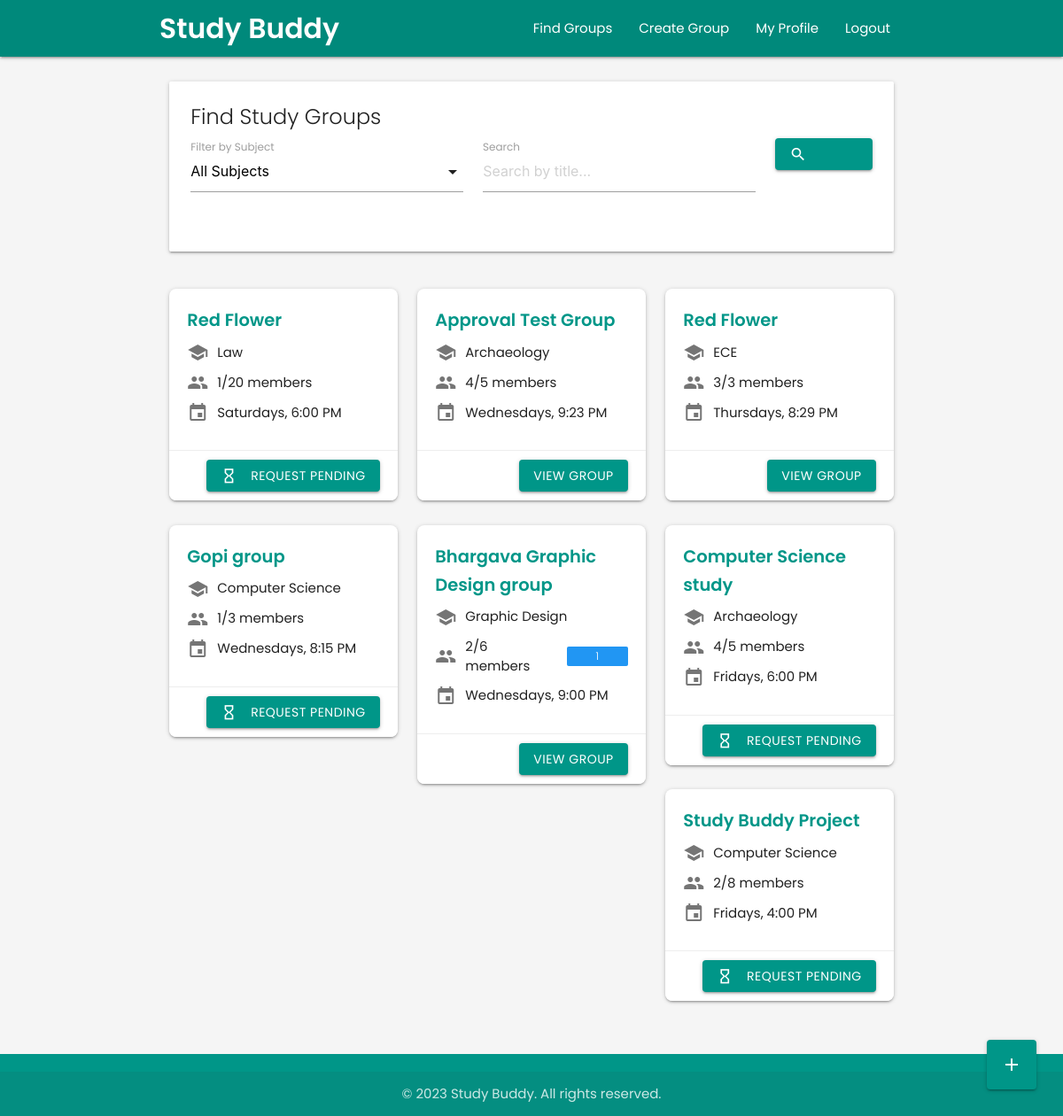
Before: /dashboard/dashboard (signed in) with the older database file.
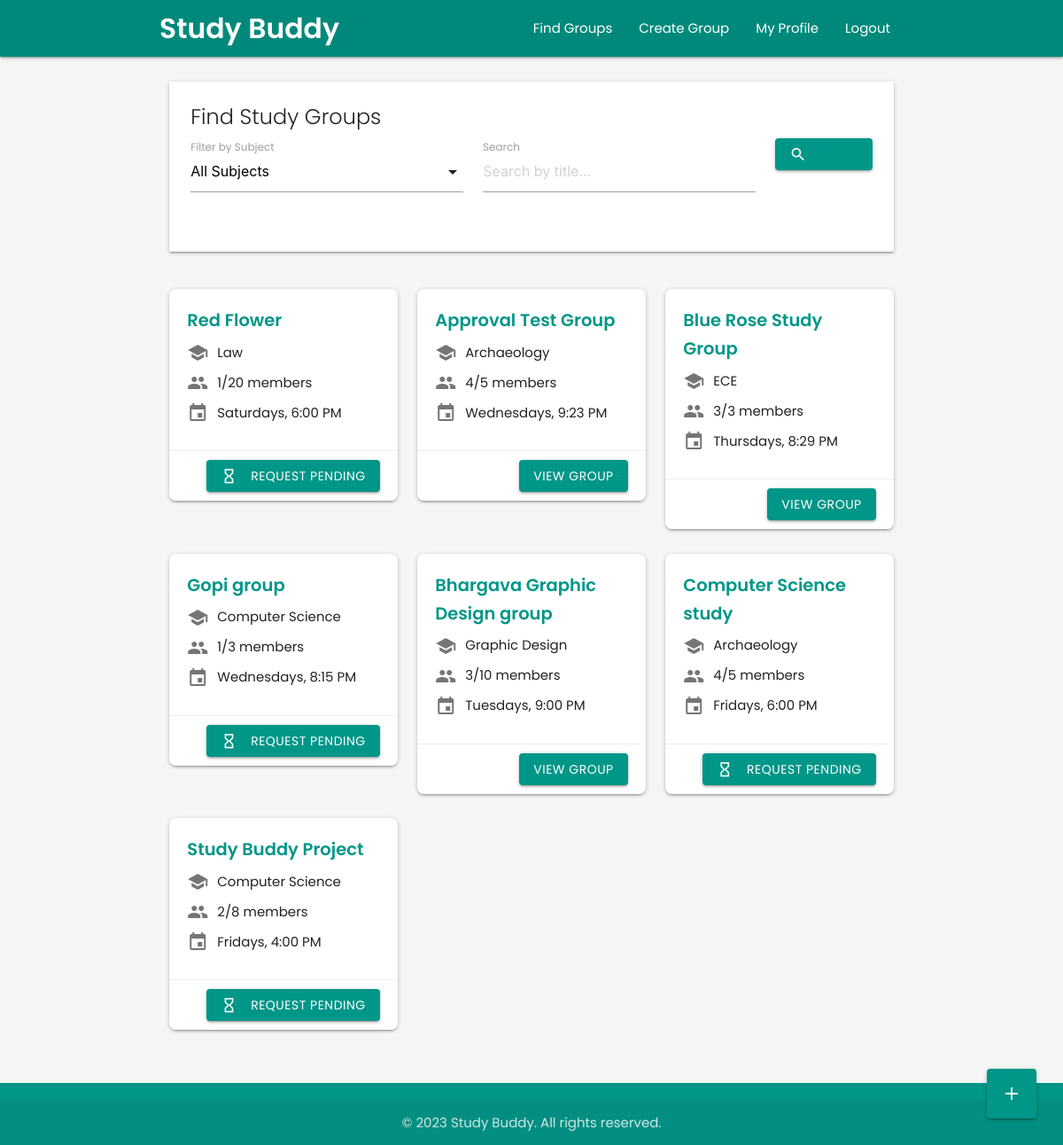
After: the same page with the newer database file.
### userDashboard/models.py (models this page shows, shortened)
class StudyGroup(models.Model):
    title = models.CharField(max_length=100)
    description = models.TextField()
    subject = models.ForeignKey(Subject, on_delete=models.CASCADE, related_name='study_groups')
    host = models.ForeignKey(settings.AUTH_USER_MODEL, on_delete=models.CASCADE, related_name='hosted_groups')
    members = models.ManyToManyField(settings.AUTH_USER_MODEL, through='GroupMembership', related_name='joined_groups')
    max_members = models.PositiveIntegerField(default=8)
    meeting_date = models.DateField()
    meeting_time = models.TimeField()
    meeting_location = models.CharField(max_length=255, blank=True)
    slug = models.SlugField(max_length=120, blank=True)
    created_at = models.DateTimeField(auto_now_add=True)
    updated_at = models.DateTimeField(auto_now=True)
    @property
    def current_member_count(self):
        return self.members.count()
    class Meta:
        ordering = ['meeting_date', 'meeting_time']

### userProfile/models.py (models this page shows, shortened)
class Subject(models.Model):
    name = models.CharField(max_length=100, unique=True)
    description = models.TextField(blank=True)
    class Meta:
        ordering = ['name']

### userDashboard/views.py (the view)
# urls.py: path('dashboard/', include('userDashboard.urls')),
@login_required
def dashboard(request):
    study_groups = StudyGroup.objects.all().order_by('-created_at')
    subject_filter = request.GET.get('subject', '').strip()
    search_query = request.GET.get('search', '').strip()
    if subject_filter:
        try:
            study_groups = study_groups.filter(subject_id=int(subject_filter))
        except (ValueError, TypeError):
            pass
    if search_query:
        study_groups = study_groups.filter(title__icontains=search_query)
    subjects = Subject.objects.all().order_by('name')
    pending_requests_by_group = {}
    for group in study_groups.filter(host=request.user):
        pending_count = GroupJoinRequest.objects.filter(group=group, status='pending').count()
        if pending_count > 0:
            pending_requests_by_group[group.id] = pending_count
    user_pending_requests = []
    if request.user.is_authenticated:
        user_pending_requests = list(GroupJoinRequest.objects.filter(
            user=request.user,
            status='pending'
        ).values_list('group_id', flat=True))
    context = {
        'study_groups': study_groups,
        'subjects': subjects,
        'selected_subject': subject_filter,
        'search_query': search_query,
        'pending_requests_by_group': pending_requests_by_group,
        'user_pending_requests': user_pending_requests
    }
    return render(request, 'userDashboard/dashboard.html', context)

### userDashboard/templatetags/dashboard_extras.py (called while the page is built)
@register.filter
def get_item(dictionary, key):
    return dictionary.get(key, 0)

### userDashboard/templates/userDashboard/dashboard.html (shortened to what this page needs)
<!DOCTYPE html>
<html lang="en">
<head>
  <link rel="stylesheet" href="https://cdnjs.cloudflare.com/ajax/libs/materialize/1.0.0/css/materialize.min.css">
</head>
<body>
  {% load dashboard_extras %}
  <header>
    <div class="navbar-fixed">
      <nav class="teal darken-1">
        <div class="nav-wrapper container">
          <a href="{% url 'dashboard' %}" class="brand-logo">Study Buddy</a>
          <ul class="right hide-on-med-and-down">
            <li><a href="{% url 'dashboard' %}">Find Groups</a></li>
            <li><a href="{% url 'create_group' %}">Create Group</a></li>
            <li><a href="{% url 'profile' %}">My Profile</a></li>
            <li><a href="{% url 'logout' %}">Logout</a></li>
          </ul>
        </div>
      </nav>
    </div>
  </header>
  <main id="main-content" class="container">
    <div class="row">
      <div class="col s12">
        <div class="card">
          <div class="card-content">
            <span class="card-title">Find Study Groups</span>
            <form method="GET" action="{% url 'dashboard' %}" class="filter-form">
              <div class="row">
                <div class="input-field col s12 m5">
                  <label for="subject-filter">Filter by Subject</label>
                </div>
                <div class="input-field col s12 m5">
                  <input type="text" id="search" name="search" value="{{ search_query|default:'' }}" placeholder="Search by title...">
                  <label for="search">Search</label>
                </div>
                <div class="col s12 m2 filter-buttons">
                  <button type="submit" class="btn waves-effect waves-light">
                    <i class="material-icons left">search</i>
                  </button>
                </div>
              </div>
            </form>
          </div>
        </div>
      </div>
    </div>
    <div class="row">
      {% if study_groups %}
        {% for group in study_groups %}
          <div class="col s12 m6 l4">
            <div class="card group-card">
              <div class="card-content">
                <span class="card-title">{{ group.title }}</span>
                <div class="group-detail">
                  <i class="material-icons">school</i>
                  <span>{{ group.subject.name }}</span>
                </div>
                <div class="group-detail">
                  <i class="material-icons">group</i>
                  <span>{{ group.current_member_count }}/{{ group.max_members }} members</span>
                  {% if group.host == request.user and group.id in pending_requests_by_group %}
                    <span class="new badge blue" data-badge-caption="requests">{{ pending_requests_by_group|get_item:group.id }}</span>
                  {% endif %}
                </div>
                <div class="group-detail">
                  <i class="material-icons">event</i>
                  <span>{{ group.meeting_date|date:"l" }}s, {{ group.meeting_time|time:"g:i A" }}</span>
                </div>
              </div>
              <div class="card-action">
                <a href="{% url 'group_details' group_id=group.id slug=group.slug %}" class="btn waves-effect waves-light">
                  {% if request.user in group.members.all %}
                    View Group
                  {% elif group.id in user_pending_requests %}
                    <i class="material-icons left">hourglass_empty</i> Request Pending
                  {% else %}
                    Join Group
                  {% endif %}
                </a>
              </div>
            </div>
          </div>
        {% endfor %}
      {% endif %}
    </div>
    <div class="fixed-action-btn">
      <a href="{% url 'create_group' %}" class="btn-floating btn-large waves-effect waves-light teal">
        <i class="material-icons">add</i>
      </a>
    </div>
  </main>
  <footer class="page-footer">
    <div class="footer-copyright">
      <div class="container center-align">
        &copy; 2023 Study Buddy. All rights reserved.
      </div>
    </div>
  </footer>
</body>
</html>

Changed rows visible on the page:
changed StudyGroup "Thursday": title "Red Flower" → "Blue Rose Study Group"
changed StudyGroup "Bhargava Graphic Design group": current_member_count "2" → "3"; max_members "6" → "10"; meeting_date "Wednesday" → "Tuesday"; id "1" → (not shown)
